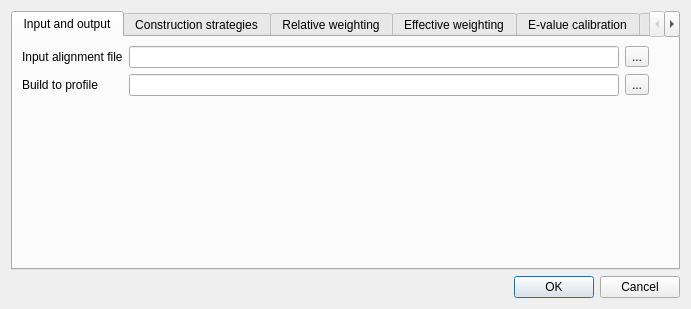
<?xml version="1.0" encoding="UTF-8"?>
<ui version="4.0">
 <class>UHMM3BuildDialog</class>
 <widget class="QDialog" name="UHMM3BuildDialog">
  <property name="geometry">
   <rect>
    <x>0</x>
    <y>0</y>
    <width>691</width>
    <height>309</height>
   </rect>
  </property>
  <property name="minimumSize">
   <size>
    <width>691</width>
    <height>309</height>
   </size>
  </property>
  <property name="windowTitle">
   <string>HMM3 Build</string>
  </property>
  <layout class="QVBoxLayout" name="verticalLayout_11">
   <item>
    <widget class="QTabWidget" name="dlgMainTabWidget">
     <property name="cursor">
      <cursorShape>ArrowCursor</cursorShape>
     </property>
     <property name="tabPosition">
      <enum>QTabWidget::North</enum>
     </property>
     <property name="tabShape">
      <enum>QTabWidget::Rounded</enum>
     </property>
     <property name="currentIndex">
      <number>0</number>
     </property>
     <widget class="QWidget" name="inputAndOutputTab">
      <attribute name="title">
       <string>Input and output</string>
      </attribute>
      <layout class="QGridLayout" name="gridLayout_2">
       <item row="0" column="0">
        <layout class="QVBoxLayout" name="verticalLayout_7">
         <item>
          <layout class="QGridLayout" name="gridLayout">
           <item row="0" column="0">
            <widget class="QLabel" name="maLoadFromFileLabel">
             <property name="text">
              <string>Input alignment file</string>
             </property>
            </widget>
           </item>
           <item row="0" column="1">
            <widget class="QLineEdit" name="maLoadFromFileEdit"/>
           </item>
           <item row="0" column="2">
            <widget class="QToolButton" name="maOpenFileButton">
             <property name="text">
              <string>...</string>
             </property>
            </widget>
           </item>
           <item row="1" column="0">
            <widget class="QLabel" name="outHmmfileLabel">
             <property name="text">
              <string>Build to profile</string>
             </property>
            </widget>
           </item>
           <item row="1" column="1">
            <widget class="QLineEdit" name="outHmmfileEdit"/>
           </item>
           <item row="1" column="2">
            <widget class="QToolButton" name="outHmmfileToolButton">
             <property name="text">
              <string>...</string>
             </property>
            </widget>
           </item>
          </layout>
         </item>
        </layout>
       </item>
       <item row="1" column="1">
        <spacer name="verticalSpacer">
         <property name="orientation">
          <enum>Qt::Vertical</enum>
         </property>
         <property name="sizeHint" stdset="0">
          <size>
           <width>20</width>
           <height>77</height>
          </size>
         </property>
        </spacer>
       </item>
      </layout>
     </widget>
     <widget class="QWidget" name="mcTab">
      <attribute name="title">
       <string>Construction strategies</string>
      </attribute>
      <layout class="QVBoxLayout" name="verticalLayout_2">
       <item>
        <layout class="QVBoxLayout" name="verticalLayout">
         <item>
          <layout class="QHBoxLayout" name="horizontalLayout_2">
           <item>
            <widget class="QRadioButton" name="mcFastRadioButton">
             <property name="sizePolicy">
              <sizepolicy hsizetype="Expanding" vsizetype="Fixed">
               <horstretch>0</horstretch>
               <verstretch>0</verstretch>
              </sizepolicy>
             </property>
             <property name="minimumSize">
              <size>
               <width>100</width>
               <height>0</height>
              </size>
             </property>
             <property name="toolTip">
              <string>assign cols w/ &gt;= symfrac residues as consensus</string>
             </property>
             <property name="text">
              <string>fast</string>
             </property>
             <property name="checked">
              <bool>true</bool>
             </property>
            </widget>
           </item>
           <item>
            <widget class="QLabel" name="mcFastSymfracLabel">
             <property name="toolTip">
              <string/>
             </property>
             <property name="text">
              <string>Sym fraction</string>
             </property>
            </widget>
           </item>
           <item>
            <widget class="QDoubleSpinBox" name="symfracDoubleSpinBox">
             <property name="maximum">
              <double>1.000000000000000</double>
             </property>
             <property name="singleStep">
              <double>0.050000000000000</double>
             </property>
             <property name="value">
              <double>0.500000000000000</double>
             </property>
            </widget>
           </item>
          </layout>
         </item>
         <item>
          <widget class="QRadioButton" name="mcHandRadioButton">
           <property name="toolTip">
            <string>Manual construction</string>
           </property>
           <property name="text">
            <string>Hand (requires reference annotation)</string>
           </property>
          </widget>
         </item>
         <item>
          <layout class="QHBoxLayout" name="horizontalLayout_7">
           <item>
            <widget class="QLabel" name="fragthreshLabel">
             <property name="enabled">
              <bool>false</bool>
             </property>
             <property name="sizePolicy">
              <sizepolicy hsizetype="Expanding" vsizetype="Preferred">
               <horstretch>0</horstretch>
               <verstretch>0</verstretch>
              </sizepolicy>
             </property>
             <property name="text">
              <string>Tag sequence as a fragment, if L &lt; x*&lt;L&gt;, where x is:</string>
             </property>
            </widget>
           </item>
           <item>
            <widget class="QDoubleSpinBox" name="fragThreshDoubleSpinBox">
             <property name="enabled">
              <bool>false</bool>
             </property>
             <property name="maximum">
              <double>1.000000000000000</double>
             </property>
             <property name="singleStep">
              <double>0.100000000000000</double>
             </property>
             <property name="value">
              <double>0.500000000000000</double>
             </property>
            </widget>
           </item>
          </layout>
         </item>
        </layout>
       </item>
       <item>
        <spacer name="verticalSpacer_2">
         <property name="orientation">
          <enum>Qt::Vertical</enum>
         </property>
         <property name="sizeHint" stdset="0">
          <size>
           <width>20</width>
           <height>110</height>
          </size>
         </property>
        </spacer>
       </item>
      </layout>
     </widget>
     <widget class="QWidget" name="rswTab">
      <attribute name="title">
       <string>Relative weighting</string>
      </attribute>
      <layout class="QVBoxLayout" name="verticalLayout_4">
       <item>
        <layout class="QVBoxLayout" name="verticalLayout_3">
         <item>
          <widget class="QRadioButton" name="wpbRSWRadioButton">
           <property name="text">
            <string>Henikoff position-based weights</string>
           </property>
           <property name="checked">
            <bool>true</bool>
           </property>
          </widget>
         </item>
         <item>
          <widget class="QRadioButton" name="wgscRSWRadioButton">
           <property name="sizePolicy">
            <sizepolicy hsizetype="Expanding" vsizetype="Fixed">
             <horstretch>0</horstretch>
             <verstretch>0</verstretch>
            </sizepolicy>
           </property>
           <property name="text">
            <string>Gerstein/Sonnhammer/Chothia tree weights</string>
           </property>
           <property name="checked">
            <bool>false</bool>
           </property>
          </widget>
         </item>
         <item>
          <layout class="QHBoxLayout" name="horizontalLayout_3">
           <item>
            <widget class="QRadioButton" name="wblosumRSWRadioButton">
             <property name="sizePolicy">
              <sizepolicy hsizetype="Expanding" vsizetype="Fixed">
               <horstretch>0</horstretch>
               <verstretch>0</verstretch>
              </sizepolicy>
             </property>
             <property name="minimumSize">
              <size>
               <width>230</width>
               <height>0</height>
              </size>
             </property>
             <property name="text">
              <string>Henikoff simple filter weights</string>
             </property>
            </widget>
           </item>
           <item>
            <widget class="QLabel" name="widRSWLabel">
             <property name="enabled">
              <bool>false</bool>
             </property>
             <property name="text">
              <string>Identity cutoff</string>
             </property>
            </widget>
           </item>
           <item>
            <widget class="QDoubleSpinBox" name="widRSWDoubleSpinBox">
             <property name="enabled">
              <bool>false</bool>
             </property>
             <property name="maximum">
              <double>1.000000000000000</double>
             </property>
             <property name="singleStep">
              <double>0.050000000000000</double>
             </property>
             <property name="value">
              <double>0.620000000000000</double>
             </property>
            </widget>
           </item>
          </layout>
         </item>
         <item>
          <widget class="QRadioButton" name="wnoneRSWRadioButton">
           <property name="text">
            <string>Skip relative weighting; set all to 1</string>
           </property>
          </widget>
         </item>
         <item>
          <widget class="QRadioButton" name="wgivenRSWRadioButton">
           <property name="text">
            <string>Use weights given in alignment file</string>
           </property>
          </widget>
         </item>
        </layout>
       </item>
       <item>
        <spacer name="verticalSpacer_3">
         <property name="orientation">
          <enum>Qt::Vertical</enum>
         </property>
         <property name="sizeHint" stdset="0">
          <size>
           <width>20</width>
           <height>40</height>
          </size>
         </property>
        </spacer>
       </item>
      </layout>
     </widget>
     <widget class="QWidget" name="eswTab">
      <attribute name="title">
       <string>Effective weighting</string>
      </attribute>
      <layout class="QVBoxLayout" name="verticalLayout_9">
       <item>
        <layout class="QVBoxLayout" name="verticalLayout_8">
         <item>
          <widget class="QRadioButton" name="eentESWRadioButton">
           <property name="text">
            <string>Adjust effective sequence number to achieve relative entropy target</string>
           </property>
           <property name="checked">
            <bool>true</bool>
           </property>
          </widget>
         </item>
         <item>
          <layout class="QHBoxLayout" name="horizontalLayout_4">
           <item>
            <spacer name="horizontalSpacer_8">
             <property name="orientation">
              <enum>Qt::Horizontal</enum>
             </property>
             <property name="sizeType">
              <enum>QSizePolicy::Fixed</enum>
             </property>
             <property name="sizeHint" stdset="0">
              <size>
               <width>18</width>
               <height>20</height>
              </size>
             </property>
            </spacer>
           </item>
           <item>
            <widget class="QLabel" name="ereLabel">
             <property name="sizePolicy">
              <sizepolicy hsizetype="Expanding" vsizetype="Preferred">
               <horstretch>0</horstretch>
               <verstretch>0</verstretch>
              </sizepolicy>
             </property>
             <property name="text">
              <string>Minimum relative entropy/position</string>
             </property>
            </widget>
           </item>
           <item>
            <widget class="QDoubleSpinBox" name="ereESWDoubleSpinBox">
             <property name="enabled">
              <bool>true</bool>
             </property>
             <property name="minimum">
              <double>0.000000000000000</double>
             </property>
             <property name="maximum">
              <double>999999999.000000000000000</double>
             </property>
             <property name="value">
              <double>0.000000000000000</double>
             </property>
            </widget>
           </item>
          </layout>
         </item>
         <item>
          <layout class="QHBoxLayout" name="horizontalLayout_6">
           <item>
            <spacer name="horizontalSpacer_9">
             <property name="orientation">
              <enum>Qt::Horizontal</enum>
             </property>
             <property name="sizeType">
              <enum>QSizePolicy::Fixed</enum>
             </property>
             <property name="sizeHint" stdset="0">
              <size>
               <width>18</width>
               <height>20</height>
              </size>
             </property>
            </spacer>
           </item>
           <item>
            <widget class="QLabel" name="esigmaLabel">
             <property name="enabled">
              <bool>true</bool>
             </property>
             <property name="sizePolicy">
              <sizepolicy hsizetype="Expanding" vsizetype="Preferred">
               <horstretch>0</horstretch>
               <verstretch>0</verstretch>
              </sizepolicy>
             </property>
             <property name="text">
              <string>Sigma parameter</string>
             </property>
            </widget>
           </item>
           <item>
            <widget class="QDoubleSpinBox" name="esigmaDoubleSpinBox">
             <property name="enabled">
              <bool>true</bool>
             </property>
             <property name="minimum">
              <double>0.010000000000000</double>
             </property>
             <property name="maximum">
              <double>999999999.000000000000000</double>
             </property>
             <property name="value">
              <double>45.000000000000000</double>
             </property>
            </widget>
           </item>
          </layout>
         </item>
         <item>
          <layout class="QHBoxLayout" name="horizontalLayout_8">
           <item>
            <widget class="QRadioButton" name="eclustESWRadioButton">
             <property name="sizePolicy">
              <sizepolicy hsizetype="Expanding" vsizetype="Fixed">
               <horstretch>0</horstretch>
               <verstretch>0</verstretch>
              </sizepolicy>
             </property>
             <property name="text">
              <string>Use number of single linkage clusters as effective</string>
             </property>
            </widget>
           </item>
           <item>
            <widget class="QLabel" name="eidESWLabel">
             <property name="enabled">
              <bool>false</bool>
             </property>
             <property name="text">
              <string>Fractional identity cutoff</string>
             </property>
            </widget>
           </item>
           <item>
            <widget class="QDoubleSpinBox" name="eidESWDoubleSpinBox">
             <property name="enabled">
              <bool>false</bool>
             </property>
             <property name="maximum">
              <double>1.000000000000000</double>
             </property>
             <property name="singleStep">
              <double>0.050000000000000</double>
             </property>
             <property name="value">
              <double>0.620000000000000</double>
             </property>
            </widget>
           </item>
          </layout>
         </item>
         <item>
          <widget class="QRadioButton" name="enoneESWRadioButton">
           <property name="text">
            <string>Use number of sequences as effective</string>
           </property>
          </widget>
         </item>
         <item>
          <layout class="QHBoxLayout" name="horizontalLayout_5">
           <item>
            <widget class="QRadioButton" name="esetESWRadioButton">
             <property name="sizePolicy">
              <sizepolicy hsizetype="Expanding" vsizetype="Fixed">
               <horstretch>0</horstretch>
               <verstretch>0</verstretch>
              </sizepolicy>
             </property>
             <property name="text">
              <string>Effective sequence number for all models to</string>
             </property>
            </widget>
           </item>
           <item>
            <widget class="QDoubleSpinBox" name="esetESWDoubleSpinBox">
             <property name="enabled">
              <bool>false</bool>
             </property>
             <property name="minimum">
              <double>0.010000000000000</double>
             </property>
             <property name="maximum">
              <double>999999999.000000000000000</double>
             </property>
            </widget>
           </item>
          </layout>
         </item>
        </layout>
       </item>
       <item>
        <spacer name="verticalSpacer_4">
         <property name="orientation">
          <enum>Qt::Vertical</enum>
         </property>
         <property name="sizeHint" stdset="0">
          <size>
           <width>650</width>
           <height>0</height>
          </size>
         </property>
        </spacer>
       </item>
      </layout>
     </widget>
     <widget class="QWidget" name="evalCalibratonTab">
      <attribute name="title">
       <string>E-value calibration</string>
      </attribute>
      <layout class="QVBoxLayout" name="verticalLayout_10">
       <item>
        <layout class="QVBoxLayout" name="verticalLayout_5">
         <item>
          <layout class="QHBoxLayout" name="horizontalLayout_17">
           <item>
            <widget class="QLabel" name="emlLabel">
             <property name="enabled">
              <bool>true</bool>
             </property>
             <property name="sizePolicy">
              <sizepolicy hsizetype="Expanding" vsizetype="Preferred">
               <horstretch>0</horstretch>
               <verstretch>0</verstretch>
              </sizepolicy>
             </property>
             <property name="text">
              <string>Length of sequences for MSV Gumbel mu fit</string>
             </property>
            </widget>
           </item>
           <item>
            <widget class="QSpinBox" name="emlSpinBox">
             <property name="enabled">
              <bool>true</bool>
             </property>
             <property name="minimum">
              <number>1</number>
             </property>
             <property name="maximum">
              <number>999999999</number>
             </property>
             <property name="value">
              <number>200</number>
             </property>
            </widget>
           </item>
          </layout>
         </item>
         <item>
          <layout class="QHBoxLayout" name="horizontalLayout_18">
           <item>
            <widget class="QLabel" name="emnLabel">
             <property name="enabled">
              <bool>true</bool>
             </property>
             <property name="sizePolicy">
              <sizepolicy hsizetype="Expanding" vsizetype="Preferred">
               <horstretch>0</horstretch>
               <verstretch>0</verstretch>
              </sizepolicy>
             </property>
             <property name="text">
              <string>Number of sequences for MSV Gumbel mu fit</string>
             </property>
            </widget>
           </item>
           <item>
            <widget class="QSpinBox" name="emnSpinBox">
             <property name="enabled">
              <bool>true</bool>
             </property>
             <property name="minimum">
              <number>1</number>
             </property>
             <property name="maximum">
              <number>999999999</number>
             </property>
             <property name="value">
              <number>200</number>
             </property>
            </widget>
           </item>
          </layout>
         </item>
         <item>
          <layout class="QHBoxLayout" name="horizontalLayout_10">
           <item>
            <widget class="QLabel" name="evlLabel">
             <property name="sizePolicy">
              <sizepolicy hsizetype="Expanding" vsizetype="Preferred">
               <horstretch>0</horstretch>
               <verstretch>0</verstretch>
              </sizepolicy>
             </property>
             <property name="text">
              <string>Length of sequences for Viterbi Gumbel mu fit</string>
             </property>
            </widget>
           </item>
           <item>
            <widget class="QSpinBox" name="evlSpinBox">
             <property name="minimum">
              <number>1</number>
             </property>
             <property name="maximum">
              <number>999999999</number>
             </property>
             <property name="value">
              <number>200</number>
             </property>
            </widget>
           </item>
          </layout>
         </item>
         <item>
          <layout class="QHBoxLayout" name="horizontalLayout_11">
           <item>
            <widget class="QLabel" name="evnLabel">
             <property name="sizePolicy">
              <sizepolicy hsizetype="Expanding" vsizetype="Preferred">
               <horstretch>0</horstretch>
               <verstretch>0</verstretch>
              </sizepolicy>
             </property>
             <property name="text">
              <string>Number of sequences for Viterbi Gumbel mu fit</string>
             </property>
            </widget>
           </item>
           <item>
            <widget class="QSpinBox" name="evnSpinBox">
             <property name="minimum">
              <number>1</number>
             </property>
             <property name="maximum">
              <number>999999999</number>
             </property>
             <property name="value">
              <number>200</number>
             </property>
            </widget>
           </item>
          </layout>
         </item>
         <item>
          <layout class="QHBoxLayout" name="horizontalLayout_12">
           <item>
            <widget class="QLabel" name="eflLabel">
             <property name="sizePolicy">
              <sizepolicy hsizetype="Expanding" vsizetype="Preferred">
               <horstretch>0</horstretch>
               <verstretch>0</verstretch>
              </sizepolicy>
             </property>
             <property name="text">
              <string>Length of sequences for Forward exp tail mu fit</string>
             </property>
            </widget>
           </item>
           <item>
            <widget class="QSpinBox" name="eflSpinBox">
             <property name="minimum">
              <number>1</number>
             </property>
             <property name="maximum">
              <number>999999999</number>
             </property>
             <property name="value">
              <number>100</number>
             </property>
            </widget>
           </item>
          </layout>
         </item>
         <item>
          <layout class="QHBoxLayout" name="horizontalLayout_13">
           <item>
            <widget class="QLabel" name="efnLabel">
             <property name="sizePolicy">
              <sizepolicy hsizetype="Expanding" vsizetype="Preferred">
               <horstretch>0</horstretch>
               <verstretch>0</verstretch>
              </sizepolicy>
             </property>
             <property name="text">
              <string>Number of sequences for Forward exp tail mu fit</string>
             </property>
            </widget>
           </item>
           <item>
            <widget class="QSpinBox" name="efnSpinBox">
             <property name="minimum">
              <number>1</number>
             </property>
             <property name="maximum">
              <number>999999999</number>
             </property>
             <property name="value">
              <number>200</number>
             </property>
            </widget>
           </item>
          </layout>
         </item>
         <item>
          <layout class="QHBoxLayout" name="horizontalLayout_14">
           <item>
            <widget class="QLabel" name="label">
             <property name="sizePolicy">
              <sizepolicy hsizetype="Expanding" vsizetype="Preferred">
               <horstretch>0</horstretch>
               <verstretch>0</verstretch>
              </sizepolicy>
             </property>
             <property name="text">
              <string>Tail mass for Forward exponential tail mu fit</string>
             </property>
            </widget>
           </item>
           <item>
            <widget class="QDoubleSpinBox" name="eftDoubleSpinBox">
             <property name="minimum">
              <double>0.010000000000000</double>
             </property>
             <property name="maximum">
              <double>0.990000000000000</double>
             </property>
             <property name="singleStep">
              <double>0.010000000000000</double>
             </property>
             <property name="value">
              <double>0.040000000000000</double>
             </property>
            </widget>
           </item>
          </layout>
         </item>
        </layout>
       </item>
       <item>
        <spacer name="verticalSpacer_5">
         <property name="orientation">
          <enum>Qt::Vertical</enum>
         </property>
         <property name="sizeHint" stdset="0">
          <size>
           <width>20</width>
           <height>23</height>
          </size>
         </property>
        </spacer>
       </item>
      </layout>
     </widget>
     <widget class="QWidget" name="otherTab">
      <attribute name="title">
       <string>Other</string>
      </attribute>
      <layout class="QVBoxLayout" name="verticalLayout_12">
       <item>
        <layout class="QVBoxLayout" name="verticalLayout_6">
         <item>
          <layout class="QHBoxLayout" name="horizontalLayout_15">
           <item>
            <widget class="QLabel" name="seedLabel">
             <property name="sizePolicy">
              <sizepolicy hsizetype="Expanding" vsizetype="Preferred">
               <horstretch>0</horstretch>
               <verstretch>0</verstretch>
              </sizepolicy>
             </property>
             <property name="text">
              <string>Random generator seed</string>
             </property>
            </widget>
           </item>
           <item>
            <widget class="QSpinBox" name="seedSpinBox">
             <property name="maximum">
              <number>999999999</number>
             </property>
             <property name="value">
              <number>42</number>
             </property>
            </widget>
           </item>
          </layout>
         </item>
         <item>
          <layout class="QHBoxLayout" name="horizontalLayout_16">
           <item>
            <spacer name="horizontalSpacer">
             <property name="orientation">
              <enum>Qt::Horizontal</enum>
             </property>
             <property name="sizeType">
              <enum>QSizePolicy::Fixed</enum>
             </property>
             <property name="sizeHint" stdset="0">
              <size>
               <width>10</width>
               <height>20</height>
              </size>
             </property>
            </spacer>
           </item>
           <item>
            <widget class="QLabel" name="seedAddLabel">
             <property name="sizePolicy">
              <sizepolicy hsizetype="Expanding" vsizetype="Preferred">
               <horstretch>0</horstretch>
               <verstretch>0</verstretch>
              </sizepolicy>
             </property>
             <property name="text">
              <string>* 0 means that one-time arbitrary seed will be used</string>
             </property>
            </widget>
           </item>
          </layout>
         </item>
        </layout>
       </item>
       <item>
        <spacer name="verticalSpacer_6">
         <property name="orientation">
          <enum>Qt::Vertical</enum>
         </property>
         <property name="sizeHint" stdset="0">
          <size>
           <width>20</width>
           <height>107</height>
          </size>
         </property>
        </spacer>
       </item>
      </layout>
     </widget>
    </widget>
   </item>
   <item>
    <widget class="QDialogButtonBox" name="buttonBox">
     <property name="standardButtons">
      <set>QDialogButtonBox::Cancel|QDialogButtonBox::Ok</set>
     </property>
    </widget>
   </item>
  </layout>
 </widget>
 <resources/>
 <connections/>
</ui>
